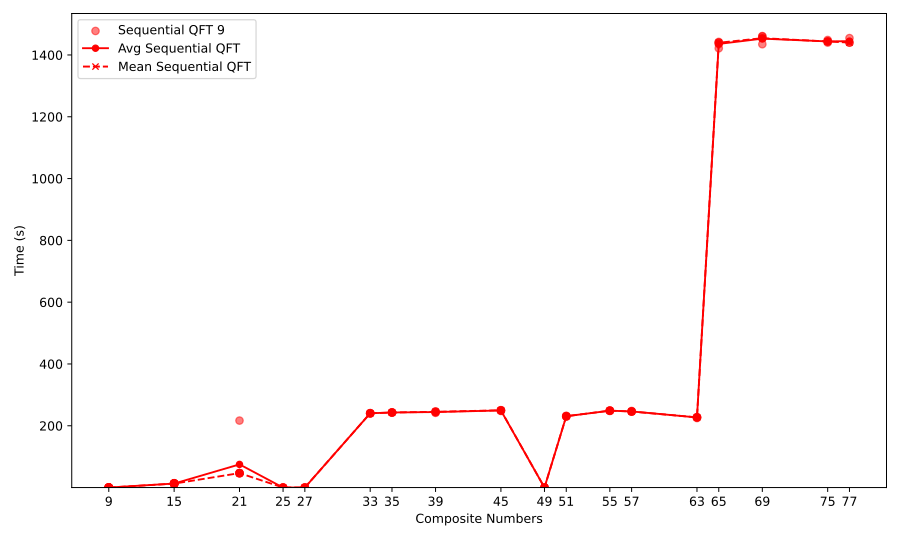

Write the Python code that produced this figure.
import json
import matplotlib.pyplot as plt
import numpy as np
from numpy import nan
import os

# Load JSON data
def load_json(file_path):
    with open(file_path, 'r') as file:
        return json.load(file)

# Load all data files
avg_mean_sequential = load_json('../average_mean_sequential.json')
times_sequential = load_json('../times_sequential.json')

# Extract the composite numbers from all files
odd_composite_numbers_sequential = set(map(int, avg_mean_sequential['odd_composite_numbers'].keys()))
odd_composite_numbers_times_sequential = set(map(int, times_sequential['odd_composite_numbers'].keys()))

# Find the union of all composite numbers across all files
all_odd_composite_numbers = sorted(odd_composite_numbers_sequential | odd_composite_numbers_times_sequential)

# Prepare data for plotting (handle missing values as NaN)
avg_sequential = [avg_mean_sequential['odd_composite_numbers'].get(str(num), [nan, nan])[0] for num in all_odd_composite_numbers]
mean_sequential = [avg_mean_sequential['odd_composite_numbers'].get(str(num), [nan, nan])[1] for num in all_odd_composite_numbers]

# Prepare runtime data for the composite numbers (handle missing values as NaN)
times_sequential_values = [times_sequential['odd_composite_numbers'].get(str(num), []) for num in all_odd_composite_numbers]

# Create the plot
plt.figure(figsize=(10, 6))

# Plot individual runtimes as scatter points
for i, num in enumerate(all_odd_composite_numbers):
    # Scatter for sequential mode
    if times_sequential_values[i]:
        plt.scatter([num] * len(times_sequential_values[i]), times_sequential_values[i], color='red', alpha=0.5, label=f'Sequential QFT {num}' if i == 0 else "")

# Plot average and mean trend lines with interpolation (skip missing values)
plt.plot(all_odd_composite_numbers, avg_sequential, color='red', label='Avg Sequential QFT', linestyle='-', marker='o', markersize=5)
plt.plot(all_odd_composite_numbers, mean_sequential, color='red', linestyle='--', label='Mean Sequential QFT', marker='x', markersize=5)

# Set dynamic y-axis limits
all_times = [time for sublist in times_sequential_values for time in sublist if time is not None]
y_min = min(all_times) * 0.95 if all_times else 0  # Add 5% padding for y-axis lower limit
y_max = max(all_times) * 1.05 if all_times else 1  # Add 5% padding for y-axis upper limit

# Set the limits for the plot
plt.ylim(y_min, y_max)

# Labels and title
plt.xlabel('Composite Numbers')
plt.ylabel('Time (s)')

# Add legend and display
plt.legend()

# Set the x-ticks to display every 5th number
tick_step = 1
x_ticks = all_odd_composite_numbers[::tick_step]  # Get every 5th number
plt.xticks(x_ticks)

plt.tight_layout()

# Get the script name
script_name = os.path.splitext(os.path.basename(__file__))[0]
output_file = f"{script_name}.svg"

# Save the plot
plt.savefig(output_file, format='svg')
